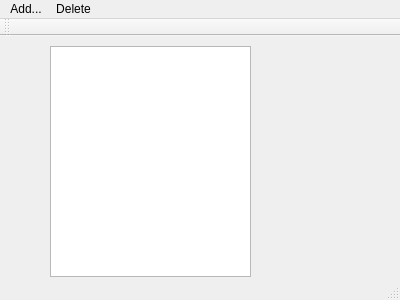
<?xml version="1.0" encoding="UTF-8"?>
<ui version="4.0">
 <class>MainWindow</class>
 <widget class="QMainWindow" name="MainWindow">
  <property name="geometry">
   <rect>
    <x>0</x>
    <y>0</y>
    <width>400</width>
    <height>300</height>
   </rect>
  </property>
  <property name="windowTitle">
   <string>QT Image Printer</string>
  </property>
  <property name="locale">
   <locale language="English" country="UnitedStates"/>
  </property>
  <widget class="QWidget" name="centralWidget">
   <widget class="QListView" name="listView">
    <property name="geometry">
     <rect>
      <x>50</x>
      <y>10</y>
      <width>201</width>
      <height>231</height>
     </rect>
    </property>
   </widget>
  </widget>
  <widget class="QMenuBar" name="menuBar">
   <property name="geometry">
    <rect>
     <x>0</x>
     <y>0</y>
     <width>400</width>
     <height>21</height>
    </rect>
   </property>
   <widget class="QMenu" name="menuAdd">
    <property name="title">
     <string>Add...</string>
    </property>
   </widget>
   <widget class="QMenu" name="menuDelete">
    <property name="title">
     <string>Delete</string>
    </property>
   </widget>
   <addaction name="menuAdd"/>
   <addaction name="menuDelete"/>
  </widget>
  <widget class="QToolBar" name="mainToolBar">
   <attribute name="toolBarArea">
    <enum>TopToolBarArea</enum>
   </attribute>
   <attribute name="toolBarBreak">
    <bool>false</bool>
   </attribute>
  </widget>
  <widget class="QStatusBar" name="statusBar"/>
 </widget>
 <layoutdefault spacing="6" margin="11"/>
 <resources/>
 <connections/>
</ui>
